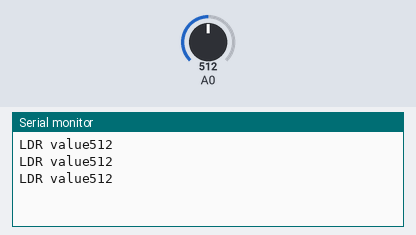
This sketch was run on a simulated Arduino Uno, built with avr-gcc and run on an emulated ATmega328P. On the bench: the last lines printed to the serial monitor. The inputs (shaded band) are chosen by the test bench; at power-on: A0 = 512.

Above: at 1.3 s.
1.4 s: A0 set to 716
At 1.9 s:
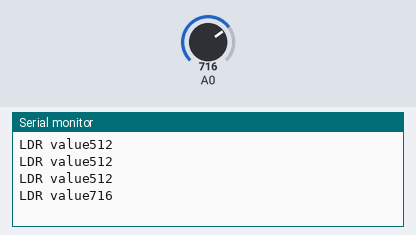
2.9 s: A0 set to 900
At 3.4 s:
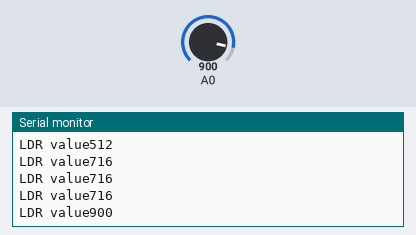
Timing chart, 0 to 5.9 s (numbered marks = the images above; inputs shaded):
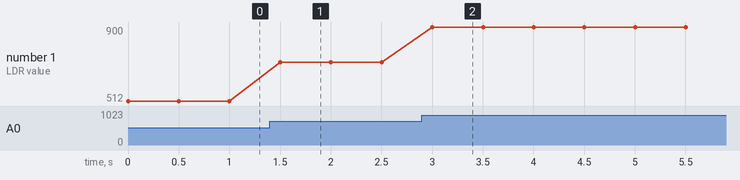

The sketch:

iot2.ino
```cpp
int ldr;
void setup() {
  // put your setup code here, to run once:
  Serial.begin(9600);
}

void loop() {
  // put your main code here, to run repeatedly:
ldr=analogRead(A0);
Serial.print("LDR value");
Serial.println(ldr);
delay(500);
}
```

Measured:
- after the input at 1.4 s, the serial monitor: prints a new line after 0.10 s (image 1)
- after the input at 2.9 s, the serial monitor: prints a new line after 0.10 s (image 2)
- plotted number 1: 512 → 716 after the input at 1.4 s, 716 → 900 after the input at 2.9 s
